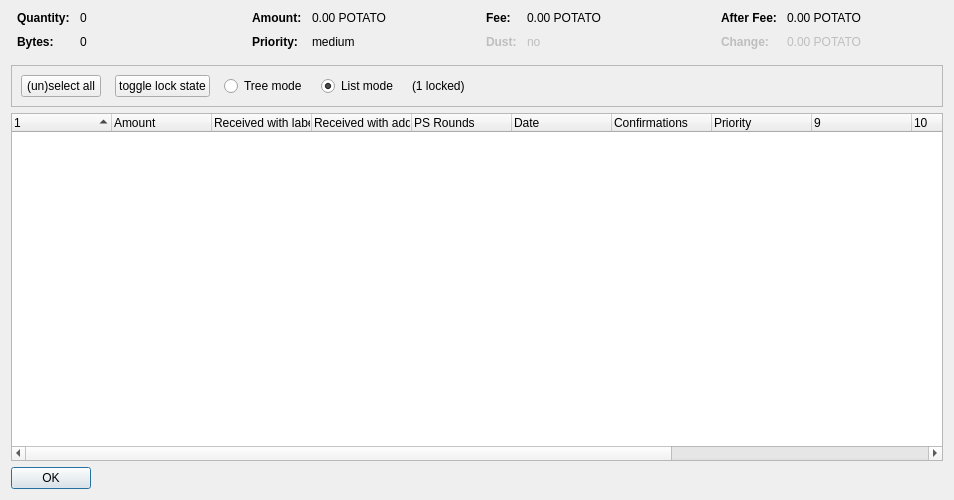
<?xml version="1.0" encoding="UTF-8"?>
<ui version="4.0">
 <class>CoinControlDialog</class>
 <widget class="QDialog" name="CoinControlDialog">
  <property name="geometry">
   <rect>
    <x>0</x>
    <y>0</y>
    <width>954</width>
    <height>500</height>
   </rect>
  </property>
  <property name="windowTitle">
   <string>Coin Selection</string>
  </property>
  <layout class="QVBoxLayout" name="verticalLayout">
   <item>
    <layout class="QHBoxLayout" name="horizontalLayoutTop" stretch="0,0,0,0">
     <property name="topMargin">
      <number>0</number>
     </property>
     <property name="bottomMargin">
      <number>10</number>
     </property>
     <item>
      <layout class="QFormLayout" name="formLayoutCoinControl1">
       <property name="horizontalSpacing">
        <number>10</number>
       </property>
       <property name="verticalSpacing">
        <number>10</number>
       </property>
       <property name="leftMargin">
        <number>6</number>
       </property>
       <property name="rightMargin">
        <number>6</number>
       </property>
       <item row="0" column="0">
        <widget class="QLabel" name="labelCoinControlQuantityText">
         <property name="font">
          <font>
           <weight>75</weight>
           <bold>true</bold>
          </font>
         </property>
         <property name="text">
          <string>Quantity:</string>
         </property>
        </widget>
       </item>
       <item row="0" column="1">
        <widget class="QLabel" name="labelCoinControlQuantity">
         <property name="cursor">
          <cursorShape>IBeamCursor</cursorShape>
         </property>
         <property name="contextMenuPolicy">
          <enum>Qt::ActionsContextMenu</enum>
         </property>
         <property name="text">
          <string notr="true">0</string>
         </property>
         <property name="textInteractionFlags">
          <set>Qt::LinksAccessibleByMouse|Qt::TextSelectableByKeyboard|Qt::TextSelectableByMouse</set>
         </property>
        </widget>
       </item>
       <item row="1" column="0">
        <widget class="QLabel" name="labelCoinControlBytesText">
         <property name="font">
          <font>
           <weight>75</weight>
           <bold>true</bold>
          </font>
         </property>
         <property name="text">
          <string>Bytes:</string>
         </property>
        </widget>
       </item>
       <item row="1" column="1">
        <widget class="QLabel" name="labelCoinControlBytes">
         <property name="cursor">
          <cursorShape>IBeamCursor</cursorShape>
         </property>
         <property name="contextMenuPolicy">
          <enum>Qt::ActionsContextMenu</enum>
         </property>
         <property name="text">
          <string notr="true">0</string>
         </property>
         <property name="textInteractionFlags">
          <set>Qt::LinksAccessibleByMouse|Qt::TextSelectableByKeyboard|Qt::TextSelectableByMouse</set>
         </property>
        </widget>
       </item>
      </layout>
     </item>
     <item>
      <layout class="QFormLayout" name="formLayoutCoinControl2">
       <property name="horizontalSpacing">
        <number>10</number>
       </property>
       <property name="verticalSpacing">
        <number>10</number>
       </property>
       <property name="leftMargin">
        <number>6</number>
       </property>
       <property name="rightMargin">
        <number>6</number>
       </property>
       <item row="0" column="0">
        <widget class="QLabel" name="labelCoinControlAmountText">
         <property name="font">
          <font>
           <weight>75</weight>
           <bold>true</bold>
          </font>
         </property>
         <property name="text">
          <string>Amount:</string>
         </property>
        </widget>
       </item>
       <item row="0" column="1">
        <widget class="QLabel" name="labelCoinControlAmount">
         <property name="cursor">
          <cursorShape>IBeamCursor</cursorShape>
         </property>
         <property name="contextMenuPolicy">
          <enum>Qt::ActionsContextMenu</enum>
         </property>
         <property name="text">
          <string notr="true">0.00 POTATO</string>
         </property>
         <property name="textInteractionFlags">
          <set>Qt::LinksAccessibleByMouse|Qt::TextSelectableByKeyboard|Qt::TextSelectableByMouse</set>
         </property>
        </widget>
       </item>
       <item row="1" column="0">
        <widget class="QLabel" name="labelCoinControlPriorityText">
         <property name="font">
          <font>
           <weight>75</weight>
           <bold>true</bold>
          </font>
         </property>
         <property name="text">
          <string>Priority:</string>
         </property>
        </widget>
       </item>
       <item row="1" column="1">
        <widget class="QLabel" name="labelCoinControlPriority">
         <property name="cursor">
          <cursorShape>IBeamCursor</cursorShape>
         </property>
         <property name="contextMenuPolicy">
          <enum>Qt::ActionsContextMenu</enum>
         </property>
         <property name="text">
          <string>medium</string>
         </property>
         <property name="textInteractionFlags">
          <set>Qt::LinksAccessibleByMouse|Qt::TextSelectableByKeyboard|Qt::TextSelectableByMouse</set>
         </property>
        </widget>
       </item>
      </layout>
     </item>
     <item>
      <layout class="QFormLayout" name="formLayoutCoinControl3">
       <property name="horizontalSpacing">
        <number>10</number>
       </property>
       <property name="verticalSpacing">
        <number>10</number>
       </property>
       <property name="leftMargin">
        <number>6</number>
       </property>
       <property name="rightMargin">
        <number>6</number>
       </property>
       <item row="0" column="0">
        <widget class="QLabel" name="labelCoinControlFeeText">
         <property name="font">
          <font>
           <weight>75</weight>
           <bold>true</bold>
          </font>
         </property>
         <property name="text">
          <string>Fee:</string>
         </property>
        </widget>
       </item>
       <item row="0" column="1">
        <widget class="QLabel" name="labelCoinControlFee">
         <property name="cursor">
          <cursorShape>IBeamCursor</cursorShape>
         </property>
         <property name="contextMenuPolicy">
          <enum>Qt::ActionsContextMenu</enum>
         </property>
         <property name="text">
          <string notr="true">0.00 POTATO</string>
         </property>
         <property name="textInteractionFlags">
          <set>Qt::LinksAccessibleByMouse|Qt::TextSelectableByKeyboard|Qt::TextSelectableByMouse</set>
         </property>
        </widget>
       </item>
       <item row="1" column="0">
        <widget class="QLabel" name="labelCoinControlLowOutputText">
         <property name="enabled">
          <bool>false</bool>
         </property>
         <property name="font">
          <font>
           <weight>75</weight>
           <bold>true</bold>
          </font>
         </property>
         <property name="text">
          <string>Dust:</string>
         </property>
        </widget>
       </item>
       <item row="1" column="1">
        <widget class="QLabel" name="labelCoinControlLowOutput">
         <property name="enabled">
          <bool>false</bool>
         </property>
         <property name="cursor">
          <cursorShape>IBeamCursor</cursorShape>
         </property>
         <property name="contextMenuPolicy">
          <enum>Qt::ActionsContextMenu</enum>
         </property>
         <property name="text">
          <string>no</string>
         </property>
         <property name="textInteractionFlags">
          <set>Qt::LinksAccessibleByMouse|Qt::TextSelectableByKeyboard|Qt::TextSelectableByMouse</set>
         </property>
        </widget>
       </item>
      </layout>
     </item>
     <item>
      <layout class="QFormLayout" name="formLayoutCoinControl4">
       <property name="horizontalSpacing">
        <number>10</number>
       </property>
       <property name="verticalSpacing">
        <number>10</number>
       </property>
       <property name="leftMargin">
        <number>6</number>
       </property>
       <property name="rightMargin">
        <number>6</number>
       </property>
       <item row="0" column="0">
        <widget class="QLabel" name="labelCoinControlAfterFeeText">
         <property name="font">
          <font>
           <weight>75</weight>
           <bold>true</bold>
          </font>
         </property>
         <property name="text">
          <string>After Fee:</string>
         </property>
        </widget>
       </item>
       <item row="0" column="1">
        <widget class="QLabel" name="labelCoinControlAfterFee">
         <property name="cursor">
          <cursorShape>IBeamCursor</cursorShape>
         </property>
         <property name="contextMenuPolicy">
          <enum>Qt::ActionsContextMenu</enum>
         </property>
         <property name="text">
          <string notr="true">0.00 POTATO</string>
         </property>
         <property name="textInteractionFlags">
          <set>Qt::LinksAccessibleByMouse|Qt::TextSelectableByKeyboard|Qt::TextSelectableByMouse</set>
         </property>
        </widget>
       </item>
       <item row="1" column="0">
        <widget class="QLabel" name="labelCoinControlChangeText">
         <property name="enabled">
          <bool>false</bool>
         </property>
         <property name="font">
          <font>
           <weight>75</weight>
           <bold>true</bold>
          </font>
         </property>
         <property name="text">
          <string>Change:</string>
         </property>
        </widget>
       </item>
       <item row="1" column="1">
        <widget class="QLabel" name="labelCoinControlChange">
         <property name="enabled">
          <bool>false</bool>
         </property>
         <property name="cursor">
          <cursorShape>IBeamCursor</cursorShape>
         </property>
         <property name="contextMenuPolicy">
          <enum>Qt::ActionsContextMenu</enum>
         </property>
         <property name="text">
          <string notr="true">0.00 POTATO</string>
         </property>
         <property name="textInteractionFlags">
          <set>Qt::LinksAccessibleByMouse|Qt::TextSelectableByKeyboard|Qt::TextSelectableByMouse</set>
         </property>
        </widget>
       </item>
      </layout>
     </item>
    </layout>
   </item>
   <item>
    <widget class="QFrame" name="frame">
     <property name="minimumSize">
      <size>
       <width>0</width>
       <height>40</height>
      </size>
     </property>
     <property name="frameShape">
      <enum>QFrame::StyledPanel</enum>
     </property>
     <property name="frameShadow">
      <enum>QFrame::Sunken</enum>
     </property>
     <layout class="QHBoxLayout" name="horizontalLayout">
      <item>
       <layout class="QHBoxLayout" name="horizontalLayoutPanel" stretch="0,0,0,0,0,0">
        <property name="spacing">
         <number>14</number>
        </property>
        <item>
         <widget class="QPushButton" name="pushButtonSelectAll">
          <property name="sizePolicy">
           <sizepolicy hsizetype="Maximum" vsizetype="Fixed">
            <horstretch>0</horstretch>
            <verstretch>0</verstretch>
           </sizepolicy>
          </property>
          <property name="text">
           <string>(un)select all</string>
          </property>
          <property name="autoDefault">
           <bool>false</bool>
          </property>
         </widget>
        </item>
        <item>
         <widget class="QPushButton" name="pushButtonToggleLock">
          <property name="sizePolicy">
           <sizepolicy hsizetype="Maximum" vsizetype="Fixed">
            <horstretch>0</horstretch>
            <verstretch>0</verstretch>
           </sizepolicy>
          </property>
          <property name="text">
           <string>toggle lock state</string>
          </property>
          <property name="autoDefault">
           <bool>false</bool>
          </property>
         </widget>
        </item>
        <item>
         <widget class="QRadioButton" name="radioTreeMode">
          <property name="sizePolicy">
           <sizepolicy hsizetype="Maximum" vsizetype="Fixed">
            <horstretch>0</horstretch>
            <verstretch>0</verstretch>
           </sizepolicy>
          </property>
          <property name="text">
           <string>Tree mode</string>
          </property>
         </widget>
        </item>
        <item>
         <widget class="QRadioButton" name="radioListMode">
          <property name="sizePolicy">
           <sizepolicy hsizetype="Maximum" vsizetype="Fixed">
            <horstretch>0</horstretch>
            <verstretch>0</verstretch>
           </sizepolicy>
          </property>
          <property name="text">
           <string>List mode</string>
          </property>
          <property name="checked">
           <bool>true</bool>
          </property>
         </widget>
        </item>
        <item>
         <widget class="QLabel" name="labelLocked">
          <property name="text">
           <string>(1 locked)</string>
          </property>
         </widget>
        </item>
        <item>
         <spacer name="horizontalSpacer">
          <property name="orientation">
           <enum>Qt::Horizontal</enum>
          </property>
          <property name="sizeHint" stdset="0">
           <size>
            <width>40</width>
            <height>20</height>
           </size>
          </property>
         </spacer>
        </item>
       </layout>
      </item>
     </layout>
    </widget>
   </item>
   <item>
    <widget class="CoinControlTreeWidget" name="treeWidget">
     <property name="contextMenuPolicy">
      <enum>Qt::CustomContextMenu</enum>
     </property>
     <property name="sortingEnabled">
      <bool>false</bool>
     </property>
     <property name="columnCount">
      <number>13</number>
     </property>
     <attribute name="headerShowSortIndicator" stdset="0">
      <bool>true</bool>
     </attribute>
     <attribute name="headerStretchLastSection">
      <bool>false</bool>
     </attribute>
     <column>
      <property name="text">
       <string/>
      </property>
     </column>
     <column>
      <property name="text">
       <string>Amount</string>
      </property>
     </column>
     <column>
      <property name="text">
       <string>Received with label</string>
      </property>
     </column>
     <column>
      <property name="text">
       <string>Received with address</string>
      </property>
     </column>
     <column>
      <property name="text">
       <string>PS Rounds</string>
      </property>
     </column>
     <column>
      <property name="text">
       <string>Date</string>
      </property>
     </column>
     <column>
      <property name="text">
       <string>Confirmations</string>
      </property>
      <property name="toolTip">
       <string>Confirmed</string>
      </property>
     </column>
     <column>
      <property name="text">
       <string>Priority</string>
      </property>
     </column>
     <column>
      <property name="text">
       <string/>
      </property>
     </column>
     <column>
      <property name="text">
       <string/>
      </property>
     </column>
     <column>
      <property name="text">
       <string/>
      </property>
     </column>
     <column>
      <property name="text">
       <string/>
      </property>
     </column>
     <column>
      <property name="text">
       <string/>
      </property>
     </column>
    </widget>
   </item>
   <item>
    <widget class="QDialogButtonBox" name="buttonBox">
     <property name="sizePolicy">
      <sizepolicy hsizetype="Maximum" vsizetype="Fixed">
       <horstretch>0</horstretch>
       <verstretch>0</verstretch>
      </sizepolicy>
     </property>
     <property name="orientation">
      <enum>Qt::Horizontal</enum>
     </property>
     <property name="standardButtons">
      <set>QDialogButtonBox::Ok</set>
     </property>
    </widget>
   </item>
  </layout>
 </widget>
 <customwidgets>
  <customwidget>
   <class>CoinControlTreeWidget</class>
   <extends>QTreeWidget</extends>
   <header>coincontroltreewidget.h</header>
  </customwidget>
 </customwidgets>
 <resources/>
 <connections/>
</ui>
